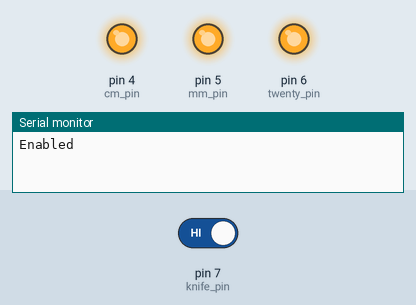
Simulated run of this sketch. Board: Arduino Uno, built with avr-gcc and run on an emulated ATmega328P. On the bench: output pins drawn as LEDs (lit = HIGH), the last lines printed to the serial monitor. Dashed ring = blinking. The test bench sets the inputs (shaded band); at power-on: pin 7 (knife_pin) HIGH. EEPROM starts erased.

Above: at 1.2 s.
1.3 s: pin 7 (knife_pin) driven LOW
2.8 s: pin 7 (knife_pin) driven HIGH
At 3.85 s:
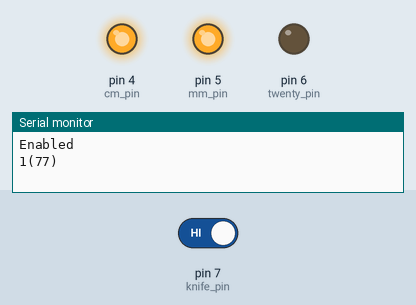
At 4.21 s:
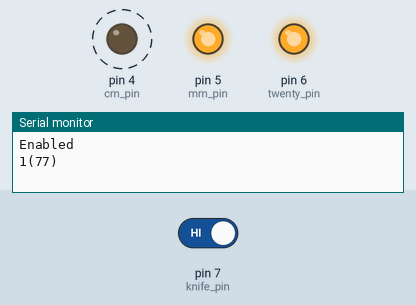
Timing chart, 0 to 6.7 s (numbered marks = the images above; inputs shaded):
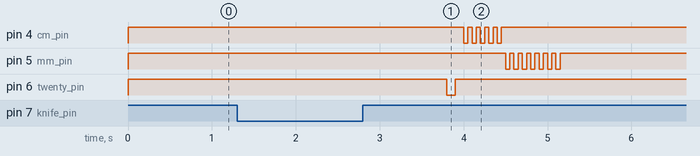

The sketch:

tapebot.ino
```cpp
#include <EEPROM.h>
int address = 0;
byte value;

const int twenty_pin = 6;
const int cm_pin = 4;
const int mm_pin = 5;
const int knife_pin = 7;

const int array_length = 3;
const int distance [array_length] = {53, 77, 101};
int seq = 0;
bool knife_triggered = false;

void setup() {
  Serial.begin(9600);

  pinMode(twenty_pin, OUTPUT);
  pinMode(cm_pin, OUTPUT);
  pinMode(mm_pin, OUTPUT);
  pinMode(knife_pin, INPUT);
  digitalWrite(twenty_pin, HIGH);
  digitalWrite(cm_pin, HIGH);
  digitalWrite(mm_pin, HIGH);

  value = EEPROM.read(address);
  if (value == 1) {
    value = 0;
    EEPROM.put(address, value);
    while (1){
      Serial.println("Disabled");
      delay(200);
    }
  } else {
    value = 1;
    EEPROM.put(address, value);
    Serial.println("Enabled");
  }
}

void loop() {
  if(!digitalRead(knife_pin)){
    if (!knife_triggered) {
      seq++;
      Serial.print(seq);
      Serial.print("(");
      Serial.print(distance[seq]);
      Serial.println(")");
      }
    if (seq == array_length) {seq = 0;}
    knife_triggered = true;

  } else {

    if (knife_triggered) {
      knife_triggered = false;
      delay(1000);
      digitalWrite(twenty_pin, LOW);
      delay(100);
      digitalWrite(twenty_pin, HIGH);
      delay(100);

      int cm = distance[seq]/10 - 2;
      int mm = distance[seq] % 10;

      int i = 0;
      while (i < cm){
        i++;
        digitalWrite(cm_pin, LOW);
        delay(50);
        digitalWrite(cm_pin, HIGH);
        delay(50);
      }

      i = 0;
      while (i < mm){
        i++;
        digitalWrite(mm_pin, LOW);
        delay(50);
        digitalWrite(mm_pin, HIGH);
        delay(50);
      }
    }
  }
}
```

Measured:
- after the input at 2.8 s, pin 4 (cm_pin): alternates HIGH for 0.05 s and LOW for 0.05 s, 10 changes in all, then stays HIGH, starting after 1.2 s; pin 5 (mm_pin): alternates HIGH for 0.05 s and LOW for 0.05 s, 14 changes in all, then stays HIGH, starting after 1.7 s; pin 6 (twenty_pin): HIGH → LOW after 1.0 s, → HIGH 0.10 s later
